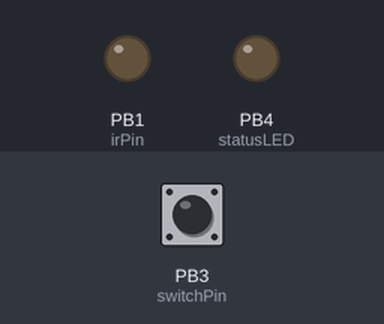
A sketch run on a simulated ATtiny85, built with avr-gcc and run on an emulated ATtiny85. Parts: output pins drawn as LEDs (lit = HIGH). Dashed ring = blinking. The test bench sets the inputs (shaded band); at power-on: PB3 (switchPin) HIGH. Sleep ends after the set time or at an interrupt.

Above: at 3.7 s.
3.8 s: PB3 (switchPin) pulled LOW for 0.15 s
At 4.1 s:
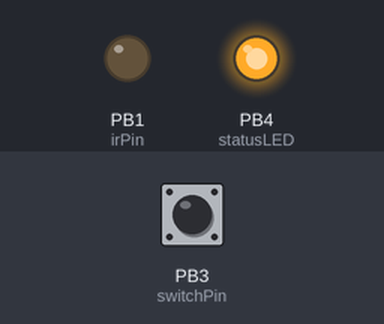
6.8 s: PB3 (switchPin) pulled LOW for 1 s
At 7.39 s:
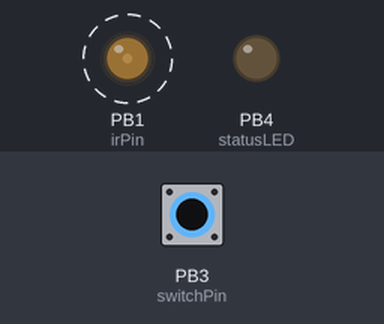
9.8 s: PB3 (switchPin) pulled LOW for 3.2 s
At 11.6 s:
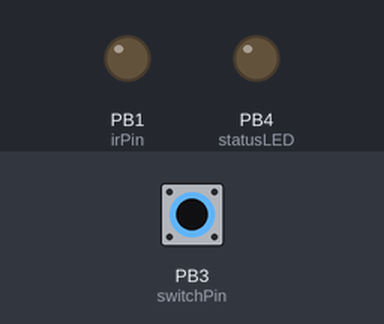
Timing chart, 0 to 15.7 s (numbered marks = the images above; inputs shaded):
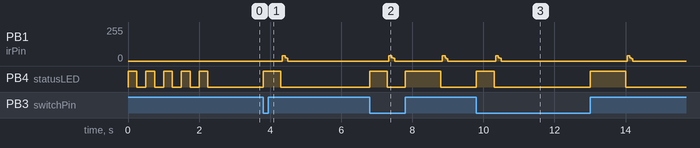

Measured:
- after the input at 3.8 s, PB1 (irPin): 0/255 → 41/255 after 0.54 s, → 0/255 0.08 s later; PB4 (statusLED): LOW → HIGH at once, → LOW 0.50 s later
- after the input at 6.8 s, PB1 (irPin): alternates 41/255 for 0.08 s and 0/255 for 1.4 s, starting after 0.54 s; PB4 (statusLED): LOW → HIGH at once, → LOW 0.50 s later, → HIGH 0.50 s later, → LOW 1.0 s later
- after the input at 9.8 s, PB1 (irPin): alternates 41/255 for 0.08 s and 0/255 for 3.6 s, 4 changes in all, then stays 0/255, starting after 0.54 s; PB4 (statusLED): LOW → HIGH at once, → LOW 0.50 s later, → HIGH 2.7 s later, → LOW 1.0 s later

The sketch:

_23-attiny85-ir.ino
```cpp
// IR code from https://github.com/A2K/wr703n-attiny85-infrared/blob/master/ATtiny85_I2C_IR/ATtiny85_I2C_IR.ino
//
#include <avr/sleep.h>
#include <avr/interrupt.h>

namespace Codes
{

typedef uint32_t Code;

namespace Water
{
Code WaterLow  = 0xFF5A50AF;
Code WaterFull = 0xFF5AD02F;
}
}

namespace IR
{
class Sender
{
    uint8_t pins;

  public:
    Sender(uint8_t pins):
      pins(pins)
    {
    }

    void blink(unsigned long us)
    {
      for (size_t i = 0; i < (us / 26); i++)
      {
        PORTB |= pins;
        delayMicroseconds(9);
        PORTB &= ~pins;
        delayMicroseconds(9);
      }
    }

    void header()
    {
      blink(9000);
      delayMicroseconds(4500);
    }

    void one()
    {
      blink(562);
      delayMicroseconds(1686);
    }

    void zero()
    {
      blink(562);
      delayMicroseconds(562);
    }

    void send(Codes::Code code, unsigned int times = 2)
    {
      for (unsigned int i = 0; i < times; ++i)
      {
        actuallySend(code);
        delayMicroseconds(2250);
      }
    }

    void actuallySend(Codes::Code code)
    {
      header();

      for (unsigned int i = 0; i < 32; ++i, code <<= 1)
      {
        if (code & 0x80000000)
        {
          one();
        }
        else
        {
          zero();
        }
      }

      blink(562);
    }
};
}


const int switchPin                     = 3;
const int statusLED                     = 4;
const int irPin                         = 1;
volatile int switchPinStatus ;

IR::Sender sender(2);

void setup() {

  //pinMode(switchPin, INPUT);
  //digitalWrite(switchPin, HIGH);
  pinMode(switchPin, INPUT_PULLUP);
  pinMode(statusLED, OUTPUT);
  pinMode(irPin, OUTPUT);

  //switchPinStatus = LOW;
  switchPinStatus = digitalRead(switchPin);

  // Flash quick sequence so we know setup has started
  for (int k = 0; k < 10; k = k + 1) {
    if (k % 2 == 0) {
      digitalWrite(statusLED, HIGH);
    }
    else {
      digitalWrite(statusLED, LOW);
    }
    delay(250);
  } // for
} // setup

void sleep() {

  GIMSK |= _BV(PCIE);                     // Enable Pin Change Interrupts
  PCMSK |= _BV(PCINT3);                   // Use PB3 as interrupt pin
  ADCSRA &= ~_BV(ADEN);                   // ADC off
  set_sleep_mode(SLEEP_MODE_PWR_DOWN);    // replaces above statement

  sleep_enable();                         // Sets the Sleep Enable bit in the MCUCR Register (SE BIT)
  sei();                                  // Enable interrupts
  sleep_cpu();                            // sleep

  cli();                                  // Disable interrupts
  PCMSK &= ~_BV(PCINT3);                  // Turn off PB3 as interrupt pin
  sleep_disable();                        // Clear SE bit
  //ADCSRA |= _BV(ADEN);                    // ADC on

  sei();                                  // Enable interrupts
} // sleep

ISR(PCINT0_vect) {
  switchPinStatus = digitalRead(switchPin);
}

void loop() {
  sleep();

  if ( switchPinStatus == HIGH) {
    digitalWrite(statusLED, HIGH);
    delay(1000);
    digitalWrite(statusLED, LOW);
    sender.send(Codes::Water::WaterLow);
  } else {
    digitalWrite(statusLED, HIGH);
    delay(500);
    digitalWrite(statusLED, LOW);
    sender.send(Codes::Water::WaterFull);
  }
}
```
